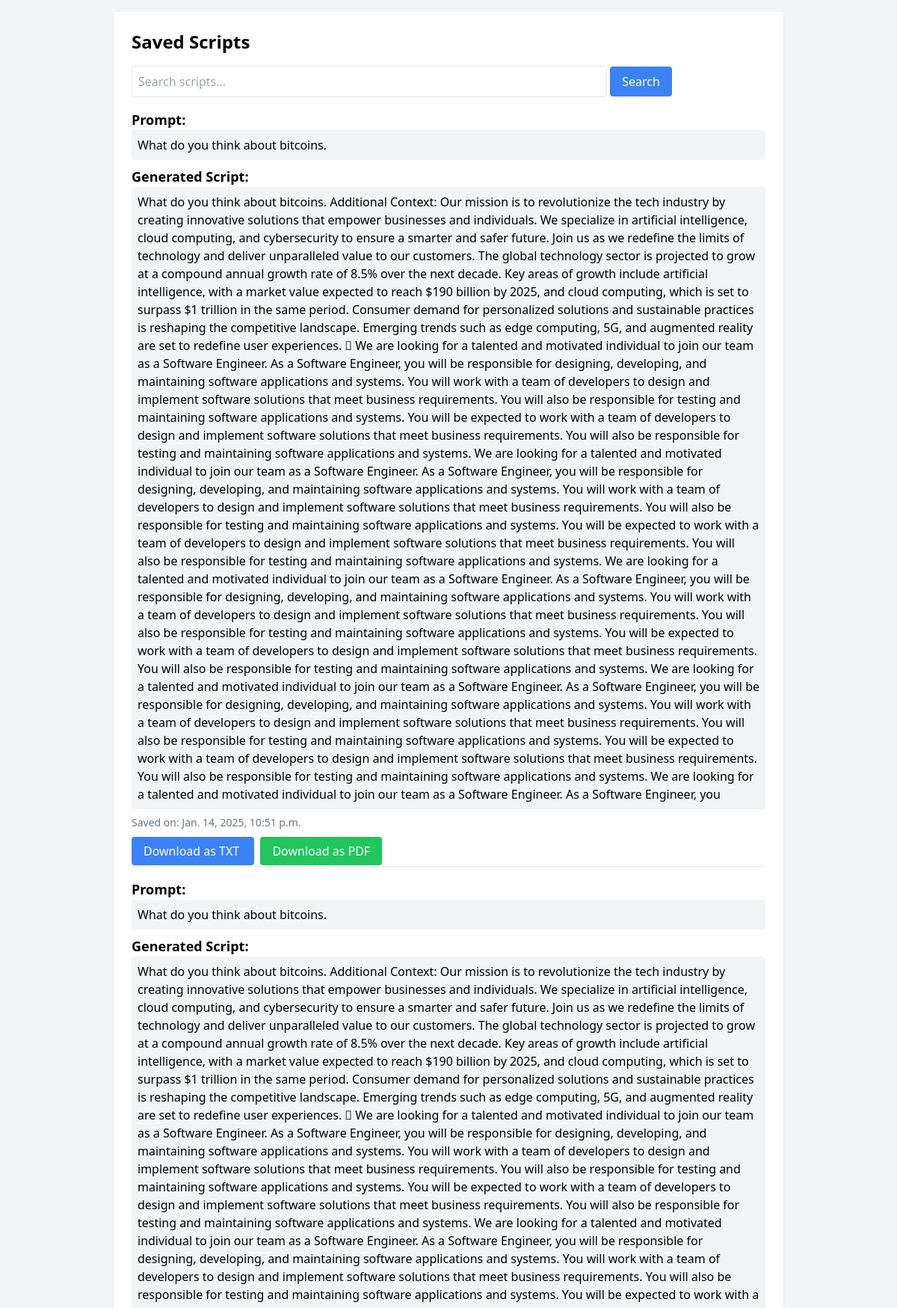
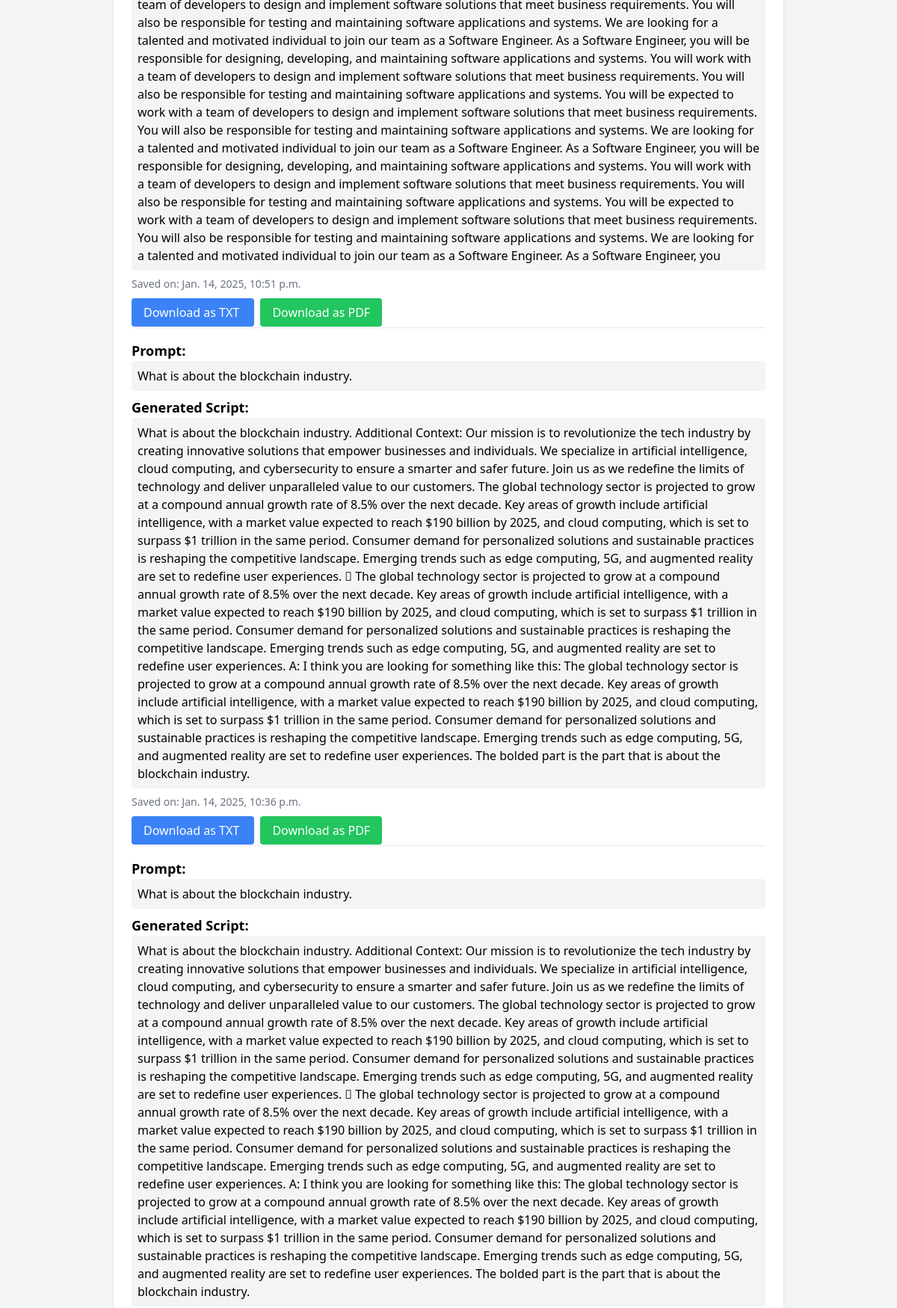
The app's page /saved-scripts/?page=2 (upper part) with its own data (2 pictures, top to bottom).
### script_generator/models.py (models this page shows, shortened)
class Script(models.Model):
    prompt = models.TextField()
    generated_script = models.TextField()
    language = models.CharField(
        max_length=10, default='en')  # Store language code
    created_at = models.DateTimeField(auto_now_add=True)

### script_generator/views.py (the view)
# urls.py: path('saved-scripts/', views.saved_scripts, name='saved_scripts'),
def saved_scripts(request):
    print("Fetching saved scripts...")  # Debug message
    search_query = request.GET.get('search', '').strip()
    scripts = Script.objects.all().order_by('-created_at')
    if search_query:
        scripts = scripts.filter(
            Q(prompt__icontains=search_query) | Q(
                generated_script__icontains=search_query)
        )
    paginator = Paginator(scripts, 5)  # 5 scripts per page
    page_number = request.GET.get('page', 1)  # Get current page number
    page_obj = paginator.get_page(page_number)
    return render(request, 'script_generator/saved_scripts.html', {
        'scripts': page_obj,
        'search_query': search_query,  # Pass the search query back to the template
    })

### script_generator/templates/script_generator/saved_scripts.html (shortened to what this page needs)
<!DOCTYPE html>
<html lang="en">
  <head>
    <script src="https://cdn.tailwindcss.com"></script>
  </head>
  <body class="bg-gray-100 p-4">
    <div class="max-w-4xl mx-auto bg-white p-6 rounded shadow">
      <h1 class="text-2xl font-bold mb-4">Saved Scripts</h1>
      <form method="GET" class="mb-4">
        <input
          type="text"
          name="search"
          placeholder="Search scripts..."
          value="{{ search_query }}"
          class="border p-2 rounded w-3/4"
        />
        <button
          type="submit"
          class="px-4 py-2 bg-blue-500 text-white rounded hover:bg-blue-600 transition"
        >
          Search
        </button>
      </form>
      <ul>
        {% for script in scripts %}
        <li class="mb-4 border-b pb-2">
          <h2 class="text-lg font-semibold">Prompt:</h2>
          <p class="bg-gray-100 p-2 rounded">{{ script.prompt }}</p>
          <h2 class="text-lg font-semibold mt-2">Generated Script:</h2>
          <p class="bg-gray-100 p-2 rounded">{{ script.generated_script }}</p>
          <p class="text-sm text-gray-500 mt-2">
            Saved on: {{ script.created_at }}
          </p>
          <div class="mt-4">
            <a
              href="{% url 'export_script' script.id 'txt' %}"
              class="px-4 py-2 bg-blue-500 text-white rounded hover:bg-blue-600 transition"
            >
              Download as TXT
            </a>
            <a
              href="{% url 'export_script' script.id 'pdf' %}"
              class="px-4 py-2 bg-green-500 text-white rounded hover:bg-green-600 transition ml-2"
            >
              Download as PDF
            </a>
          </div>
        </li>
        {% empty %}
        <p class="text-gray-600">No scripts found.</p>
        {% endfor %}
      </ul>
    </div>
  </body>
</html>

### records on screen
Script: prompt "What do you think about bitcoins.", generated_script "What do you think about bitcoins. Additional Context: Our mission is to revolutionize the tech industry by creating innovative solutions that empower businesses and individuals. We specialize in artificial intelligence, cloud computing, and cybersecurity to ensure a smarter and safer future. Join us as we redefine the limits of technology and deliver unparalleled value to our customers. The global technology sector is projected to grow at a compound annual growth rate of 8.5% over the next decade. Key areas of growth include artificial intelligence, with a market value expected to reach $190 billion by 2025, and cloud computing, which is set to surpass $1 trillion in the same period.…", created_at "Jan. 14, 2025, 10:51 p.m."
Script: prompt "What do you think about bitcoins.", generated_script "What do you think about bitcoins. Additional Context: Our mission is to revolutionize the tech industry by creating innovative solutions that empower businesses and individuals. We specialize in artificial intelligence, cloud computing, and cybersecurity to ensure a smarter and safer future. Join us as we redefine the limits of technology and deliver unparalleled value to our customers. The global technology sector is projected to grow at a compound annual growth rate of 8.5% over the next decade. Key areas of growth include artificial intelligence, with a market value expected to reach $190 billion by 2025, and cloud computing, which is set to surpass $1 trillion in the same period.…", created_at "Jan. 14, 2025, 10:51 p.m."
Script: prompt "What is about the blockchain industry.", generated_script "What is about the blockchain industry. Additional Context: Our mission is to revolutionize the tech industry by creating innovative solutions that empower businesses and individuals. We specialize in artificial intelligence, cloud computing, and cybersecurity to ensure a smarter and safer future. Join us as we redefine the limits of technology and deliver unparalleled value to our customers. The global technology sector is projected to grow at a compound annual growth rate of 8.5% over the next decade. Key areas of growth include artificial intelligence, with a market value expected to reach $190 billion by 2025, and cloud computing, which is set to surpass $1 trillion in the same period.…", created_at "Jan. 14, 2025, 10:36 p.m."
Script: prompt "What is about the blockchain industry.", generated_script "What is about the blockchain industry. Additional Context: Our mission is to revolutionize the tech industry by creating innovative solutions that empower businesses and individuals. We specialize in artificial intelligence, cloud computing, and cybersecurity to ensure a smarter and safer future. Join us as we redefine the limits of technology and deliver unparalleled value to our customers. The global technology sector is projected to grow at a compound annual growth rate of 8.5% over the next decade. Key areas of growth include artificial intelligence, with a market value expected to reach $190 billion by 2025, and cloud computing, which is set to surpass $1 trillion in the same period.…"
